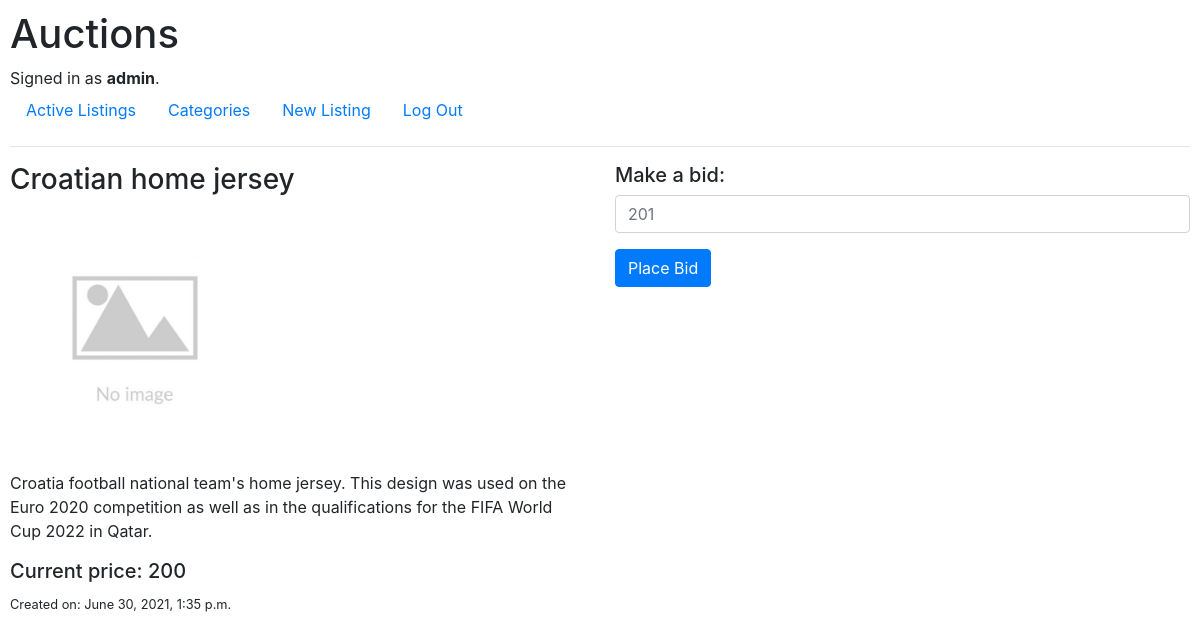
The app's page /listings/1 (signed in) with its own data.
### auctions/models.py (models this page shows, shortened)
class User(AbstractUser):
    pass

class Listing(models.Model):
    LISTING_CATEGORIES = [
        ('FSHN', 'Fashion'),
        ('TYS', 'Toys'),
        ('ELCTRNCS', 'Electronics'),
        ('HM', 'Home'),
        ('SPRTS', 'Sports'),
        ('OTHR', 'Other')
    ]
    title = models.CharField(max_length=64)
    description = models.TextField()
    image_url = models.URLField(blank=True)
    category = models.CharField(max_length=64, choices=LISTING_CATEGORIES, default='OTHR')
    owner = models.ForeignKey(User, on_delete=models.CASCADE, related_name="user_listings")
    starting_price = models.PositiveIntegerField()
    created = models.DateTimeField(auto_now_add=True)
    highest_bid = models.ForeignKey(Bid, null=True, blank=True, on_delete=models.SET_NULL)
    active = models.BooleanField(default=True)

### auctions/views.py (the view)
# urls.py: path("listings/<int:listing_id>", views.listing, name="listing"),
def listing(request: HttpRequest, listing_id: int) -> HttpResponse:
    try:
        listing = Listing.objects.get(pk=listing_id)
        return render(request, 'auctions/listing.html', {
        "listing": Listing.objects.get(pk=listing_id)
        })
    except Listing.DoesNotExist:
        return HttpResponseNotFound('No such listing!')
    except Listing.MultipleObjectsReturned:
        return HttpResponseServerError('Sorry! Something bad happened, please try again later!')

### auctions/templates/auctions/listing.html (shortened to what this page needs)
{% extends 'auctions/layout.html' %}
{% block body %}
    {% with curr_price=listing.highest_bid.amount|default:listing.starting_price %}
        <div class="row">
            <div class="col-6">
                <h3>{{ listing.title }}</h3>
                <article>
                    {% with img_url=listing.image_url|default:'/static/imgs/no_image_available.jpg' %}
                    <p><img src='{{ img_url }}' witdh="250" height="250"></p>
                    {% endwith %}
                    <p>{{ listing.description }}</p>
                    <h5>Current price: {{ curr_price }}</h5>
                    <small>Created on: {{ listing.created }}</small>
                </article>
            </div>
            <div class="col-6">
                {% if not user.is_authenticated %}
                    <p>
                        <br>
                        <a href="{% url 'login' %}">Log In</a> to place a bid for this item.
                        <br>
                        Don't have an account? <a href="{% url 'register' %}">Register now.</a>
                    </p>
                {% elif user != listing.owner %}
                    {% with min_bid=curr_price|add:'1' %}
                    <h5>Make a bid:</h5>
                    <form action="{% url 'new_bid' listing.id %}" method="POST">
                        <div class="form-group">
                            <input required class="form-control" type="number" name="bid_amount" min="{{min_bid}}" placeholder="{{min_bid}}">
                        </div>
                        <input class="btn btn-primary" type="submit" value="Place Bid">
                    </form>
                    {% endwith %}
                {% else %}
                    <p>TODO: Enable closing this auction!</p>
                {% endif %}
            </div>
        </div>
    {% endwith %}
{% endblock %}

### auctions/templates/auctions/layout.html (shortened to what this page needs)
{% load static %}
<!DOCTYPE html>
<html lang="en">
    <head>
        <link rel="stylesheet" href="https://stackpath.bootstrapcdn.com/bootstrap/4.4.1/css/bootstrap.min.css">
        <link href="{% static 'auctions/styles.css' %}" rel="stylesheet">
    </head>
    <body>
        <h1>Auctions</h1>
        <div>
            {% if user.is_authenticated %}
                Signed in as <strong>{{ user.username }}</strong>.
            {% else %}
                Not signed in.
            {% endif %}
        </div>
        <ul class="nav">
            <li class="nav-item">
                <a class="nav-link" href="{% url 'index' %}">Active Listings</a>
            </li>
            <li calss="nav-item">
                <a class="nav-link" href="{% url 'categories' %}">Categories</a>
            </li>
            {% if user.is_authenticated %}
                <li class="nav-item">
                    <a class="nav-link" href="{% url 'new_listing' %}">New Listing</a>
                </li>
                <li class="nav-item">
                    <a class="nav-link" href="{% url 'logout' %}">Log Out</a>
                </li>
            {% endif %}
        </ul>
        <hr>
        {% block body %}
        {% endblock %}
    </body>
</html>

### auctions/static/auctions/styles.css (style rules this page uses)
body { padding: 10px; }

### records on screen
User: username "admin"
Listing: title "Croatian home jersey", description "Croatia football national team's home jersey. This design was used on the Euro 2020 competition as well as in the qualifications for the FIFA World Cup 2022 in Qatar.", created "June 30, 2021, 1:35 p.m."

### other values on screen
{{ curr_price }} "200"
